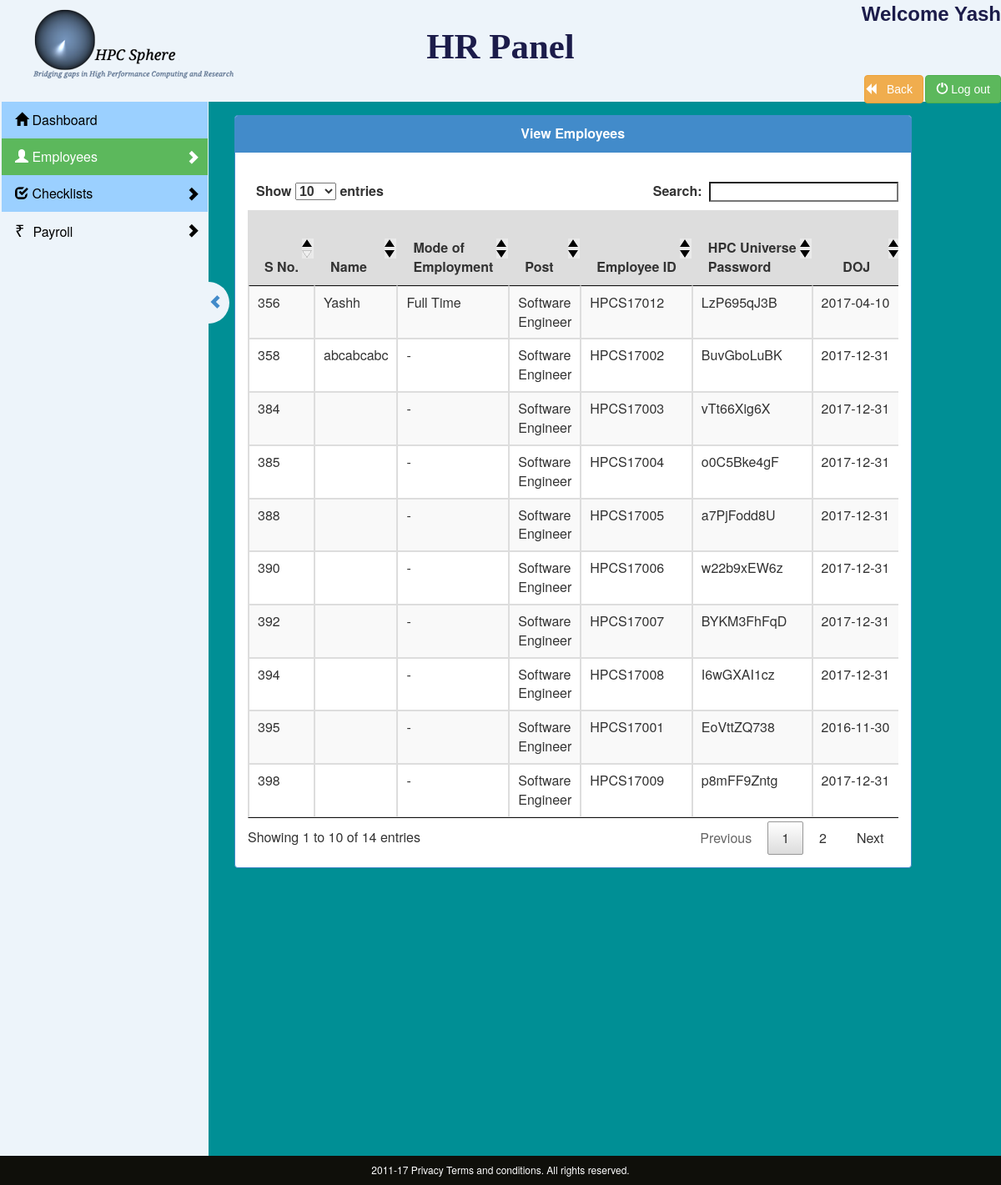
The page /php/viewEmp.php (signed in) on the database its author committed.
### tables this page shows
CREATE TABLE `employees` (
  `serialNo` int(100) NOT NULL,
  `imgPath` varchar(500) NOT NULL,
  `name` varchar(500) NOT NULL,
  `modeOfEmployment` varchar(500) NOT NULL,
  `Post` varchar(100) NOT NULL,
  `EmployeeID` varchar(500) NOT NULL,
  `DOJ` date NOT NULL,
  `confirmDate` date NOT NULL,
  `DOR` date NOT NULL,
  `trainingStartDate` date NOT NULL,
  `trainingCompletionDate` date NOT NULL,
  `certiDOB` date NOT NULL,
  `actualDOB` date NOT NULL,
  `fatherName` varchar(500) NOT NULL,
  `pContactNo` int(100) NOT NULL,
  `eContactNo` bigint(100) NOT NULL,
  `presentAddr` varchar(500) NOT NULL,
  `presentAddrCity` varchar(100) NOT NULL,
  `presentAddrCountry` varchar(100) NOT NULL,
  `permanentAddr` varchar(500) NOT NULL,
  `permaAddrCity` varchar(100) NOT NULL,
  `permaAddrCountry` varchar(100) NOT NULL,
  `pEmailID` varchar(123) NOT NULL,
  `oEmailID` varchar(100) NOT NULL,
  `skypeID` varchar(500) NOT NULL,
  `blood` varchar(100) NOT NULL,
  `aadhar` int(100) NOT NULL,
  `PAN` varchar(500) NOT NULL,
  `voterID` varchar(500) NOT NULL,
  `passport` varchar(500) NOT NULL,
  `spouseContact` varchar(500) NOT NULL,
  `BankAccountNum` bigint(250) NOT NULL,
  `accountType` varchar(110) NOT NULL,
  `IFSC` varchar(100) NOT NULL,
  `bankName` varchar(100) NOT NULL,
  `bankAddress` varchar(200) NOT NULL,
  `10th` int(11) NOT NULL,
  `12th` int(11) NOT NULL,
  `degName` varchar(110) NOT NULL,
  `degMarks` int(123) NOT NULL,
  `passYear` int(11) NOT NULL,
  `Salary` int(100) NOT NULL,
  `offPass` varchar(100) NOT NULL,
  `skypePass` varchar(100) NOT NULL,
  `HPC_Uni_Pass` varchar(100) NOT NULL
);

### php/viewEmp.php (the view, shortened to what this page needs)
<?php
		$conn = new mysqli(DB_HOSTNAME, DB_USERNAME, DB_PASSWORD, DB_DATABASE);
		$result = $conn->query("SELECT * FROM employees;");
	echo "
<!DOCTYPE html>
<html lang='en'>
<head>
</head>
<body id='body'>
<div class='container col-sm-11'>
    <div class='panel panel-default  panel-primary' id='panel1'>
        <div class='panel-heading'><span class='heading2'><b>View Employees</b></span></div>
        <div class='panel-body' >
		<div id='panelBody'>
            <div class='table-responsive' style='margin-top:10px;'>
                <table class='table table-striped table-bordered' id='myTable'>
                    <thead>
                    <tr>
                        <th>S&nbsp;No.</th>
                        <th>Name</th>
                        <th>Mode of Employment</th>
                        <th>Post</th>
                        <th>Employee&nbsp;ID</th>
                        <th>HPC&nbsp;Universe Password</th>
                        <th>&nbsp;&nbsp;&nbsp;&nbsp;DOJ&nbsp;&nbsp;&nbsp;&nbsp;</th>
                    </tr>
                    </thead>
                    <tbody>";
                    if($result->num_rows > 0){
				while($row = mysqli_fetch_array($result)){
					echo "<tr>
						<td>".$row['serialNo']."</td>
						<td>".$row['name']."</td>
						<td>".$row['modeOfEmployment']."</td>
						<td>".$row['Post']."</td>
						<td>".$row['EmployeeID']."</td>
						<td>".$row['HPC_Uni_Pass']."</td>
						<td>".$row['DOJ']."</td>
						<td>".$row['confirmDate']."</td>
						<td>".$row['DOR']."</td>
						<td>".$row['trainingStartDate']."</td>
						<td>".$row['trainingCompletionDate']."</td>
						<td>".$row['certiDOB']."</td>
						<td>".$row['actualDOB']."</td>
						<td>".$row['fatherName']."</td>
						<td>".$row['pContactNo']."</td>
						<td>".$row['eContactNo']."</td>
						<td>".$row['presentAddr']."</td>
						<td>".$row['presentAddrCity']."</td>
						<td>".$row['presentAddrCountry']."</td>
						<td>".$row['permanentAddr']."</td>
						<td>".$row['permaAddrCity']."</td>
						<td>".$row['permaAddrCountry']."</td>
						<td>".$row['pEmailID']."</td>
						<td>".$row['oEmailID']."</td>
						<td>".$row['offPass']."</td>
						<td>".$row['skypeID']."</td>
						<td>".$row['skypePass']."</td>
						<td>".$row['blood']."</td>
						<td>".$row['aadhar']."</td>
						<td>".$row['PAN']."</td>
						<td>".$row['voterID']."</td>
						<td>".$row['passport']."</td>
						<td>".$row['spouseContact']."</td>
						<td>".$row['BankAccountNum']."</td>
						<td>".$row['accountType']."</td>
						<td>".$row['IFSC']."</td>
						<td>".$row['IFSC']."</td>
						<td>".$row['bankAddress']."</td>
						<td>".$row['10th']."</td>
						<td>".$row['12th']."</td>
						<td>".$row['degName']."</td>
						<td>".$row['degMarks']."</td>
						<td>".$row['passYear']."</td>
						<td>".$row['Salary']."</td>
                    </tr>";
					}
					}
                    echo "</tbody>
                </table>
            </div>";
        echo "</div>
		</div>
    </div>
</div>
</body>
</html>
";
?>

### css/style.css (style rules this page uses)
body { background-color: #0a7e9c; }
.footer { background-color: #101010; color: #ffffff; text-align: center; height:30px; }
.WelcomeText { font-family:'arial'; font-size:1.5em; font-weight:bold; color:#1c1c4a; }
.PanelText { font-family:'Algerian', serif; font-size:2.68em; font-weight:bold; text-align:center; margin-right:50%; margin-left:33%; margin-top:25px; width:34%; color:#1c1c4a; }

### css/common.css (style rules this page uses)
body { background-color: #0a7e9c; }
.WelcomeText { font-family:'arial'; font-size:1.5em; font-weight:bold; color:#1c1c4a; }
.PanelText { position:absolute; font-family:'Algerian', serif; font-size:2.68em; font-weight:bold; text-align:center; margin-right:50%; margin-left:33%; margin-top:25px; width:34%; color:#1c1c4a; }

### css/addCustomer.css (style rules this page uses)
.glyphiconBack { left:-12px; }

### css/leave.css (style rules this page uses)
body { font-size: 160%; }
.footer { position: fixed; right: 0; bottom: 0; left: 0; margin: 0; width: 100%; height: 35px; background-color: black; text-align: center; color: white; }

### php/viewEmp.php (style rules this page uses)
.panel { top: 15px; }
.panel-heading { width: 100%; text-align: center; }
#panelBody { overflow-x: scroll; }
th { background-color: #ddd; }
body { background-color:#008F95; }

### rows shown on the page
employees: serialNo "395", modeOfEmployment "-", Post "Software Engineer", EmployeeID "HPCS17001", HPC_Uni_Pass "EoVttZQ738", DOJ "2016-11-30"
employees: serialNo "358", name "abcabcabc", modeOfEmployment "-", Post "Software Engineer", EmployeeID "HPCS17002", HPC_Uni_Pass "BuvGboLuBK", DOJ "2017-12-31"
employees: serialNo "384", modeOfEmployment "-", Post "Software Engineer", EmployeeID "HPCS17003", HPC_Uni_Pass "vTt66Xig6X", DOJ "2017-12-31"
employees: serialNo "385", modeOfEmployment "-", Post "Software Engineer", EmployeeID "HPCS17004", HPC_Uni_Pass "o0C5Bke4gF", DOJ "2017-12-31"
employees: serialNo "388", modeOfEmployment "-", Post "Software Engineer", EmployeeID "HPCS17005", HPC_Uni_Pass "a7PjFodd8U", DOJ "2017-12-31"
employees: serialNo "390", modeOfEmployment "-", Post "Software Engineer", EmployeeID "HPCS17006", HPC_Uni_Pass "w22b9xEW6z", DOJ "2017-12-31"
employees: serialNo "392", modeOfEmployment "-", Post "Software Engineer", EmployeeID "HPCS17007", HPC_Uni_Pass "BYKM3FhFqD", DOJ "2017-12-31"
employees: serialNo "394", modeOfEmployment "-", Post "Software Engineer", EmployeeID "HPCS17008", HPC_Uni_Pass "I6wGXAI1cz", DOJ "2017-12-31"
employees: serialNo "398", modeOfEmployment "-", Post "Software Engineer", EmployeeID "HPCS17009", HPC_Uni_Pass "p8mFF9Zntg", DOJ "2017-12-31"
employees: serialNo "356", name "Yashh", modeOfEmployment "Full Time", Post "Software Engineer", EmployeeID "HPCS17012", HPC_Uni_Pass "LzP695qJ3B", DOJ "2017-04-10"
